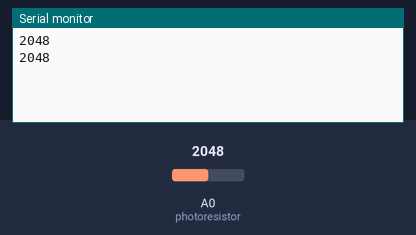
Bench run of a sketch on a simulated Particle Photon. On the bench: the last lines printed to the serial monitor. The inputs (shaded band) are chosen by the test bench; at power-on: A0 (photoresistor) = 2048.

Above: at 5.8 s.
5.9 s: A0 (photoresistor) set to 2866
At 10.8 s:
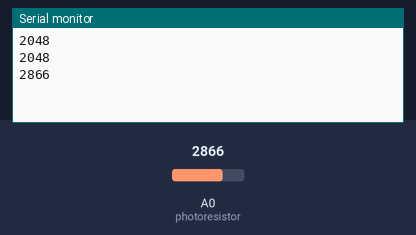
11.9 s: A0 (photoresistor) set to 3603
At 15.8 s:
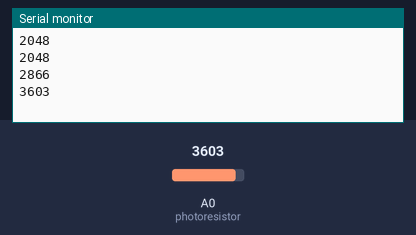
Timing chart, 0 to 17.3 s (numbered marks = the images above; inputs shaded):
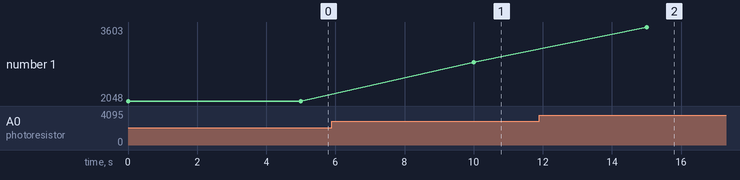

Measured:
- after the input at 5.9 s, the serial monitor: prints a new line after 4.1 s (image 1)
- after the input at 11.9 s, the serial monitor: prints a new line after 3.1 s (image 2)
- plotted number 1: 2048 → 2866 after the input at 5.9 s, 2866 → 3603 after the input at 11.9 s

The sketch:

light-sense.ino
```cpp
int analogvalue;
int power         = A5;
int photoresistor = A0;

void setup() {
    Serial.begin(9600);

    pinMode(photoresistor,INPUT);
    // The pin powering the photoresistor is output (sending out consistent power)
    pinMode(power,OUTPUT);
    // Write the power of the photoresistor to be the maximum possible, so that we can use this for power.
    digitalWrite(power,HIGH);

    Particle.variable("lightvalue", analogvalue);
}

void loop() {
    analogvalue = analogRead(photoresistor);
    Serial.println(analogvalue);

    delay(5000);
}
```
